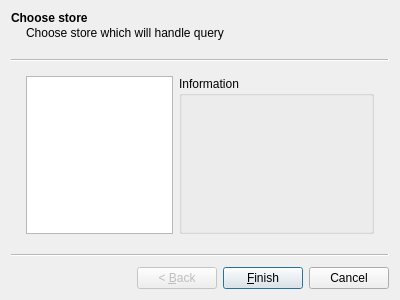
<?xml version="1.0" encoding="UTF-8"?>
<ui version="4.0">
 <class>QueryWizard</class>
 <widget class="QWizard" name="QueryWizard">
  <property name="geometry">
   <rect>
    <x>0</x>
    <y>0</y>
    <width>400</width>
    <height>300</height>
   </rect>
  </property>
  <property name="windowTitle">
   <string>Search games</string>
  </property>
  <widget class="QWizardPage" name="chooseStorePage">
   <property name="title">
    <string>Choose store</string>
   </property>
   <property name="subTitle">
    <string>Choose store which will handle query</string>
   </property>
   <attribute name="pageId">
    <string notr="true">0</string>
   </attribute>
   <layout class="QHBoxLayout" name="horizontalLayout" stretch="3,4">
    <item>
     <widget class="QListWidget" name="storesListWidget"/>
    </item>
    <item>
     <widget class="QGroupBox" name="groupBox">
      <property name="title">
       <string>Information</string>
      </property>
      <layout class="QHBoxLayout" name="horizontalLayout_2">
       <item>
        <widget class="QLabel" name="infoLabel">
         <property name="text">
          <string/>
         </property>
        </widget>
       </item>
      </layout>
     </widget>
    </item>
   </layout>
  </widget>
 </widget>
 <resources/>
 <connections/>
</ui>
